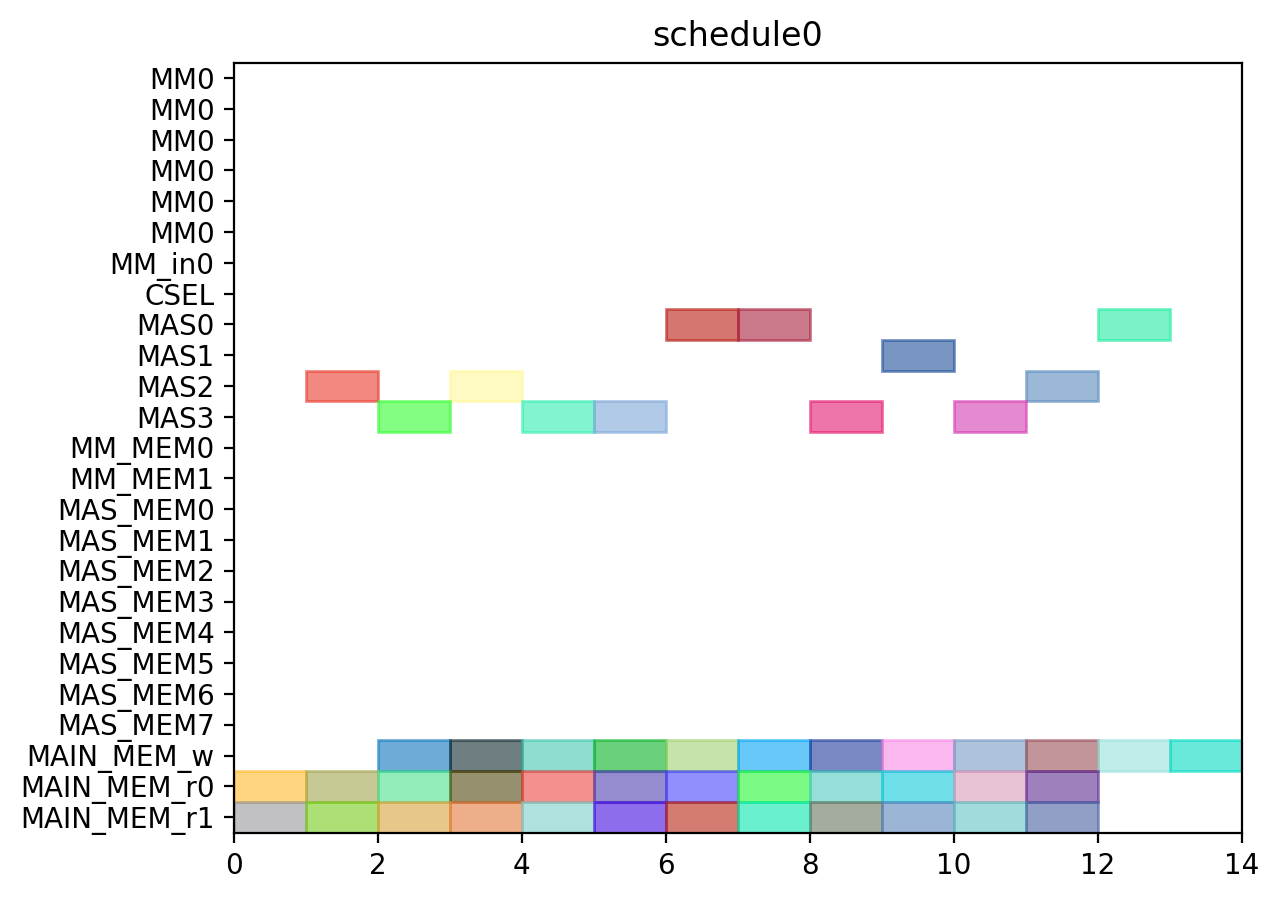

The script that drew this image:
from pyschedule import Scenario, solvers, plotters, alt


def solve():
	horizon = 120
	S = Scenario("schedule0", horizon=horizon)

	# resource
	MM = S.Resources('MM', num=1, size=6)
	MM_in = S.Resources('MM_in', num=1)
	CSEL = S.Resource('CSEL')
	MAS = S.Resources('MAS', num=4, size=1, periods=range(1, horizon))
	MM_MEM = S.Resources('MM_MEM', num=2)
	MAS_MEM = S.Resources('MAS_MEM', num=8)
	MAIN_MEM_w = S.Resource('MAIN_MEM_w', size=1)
	MAIN_MEM_r = S.Resources('MAIN_MEM_r', num=2)

	# result of previous scheduling

	# new tasks
	c000 = S.Task('c000', length=1, delay_cost=1)
	c000 += alt(MAS)
	S += 0<c000

	c000_w = S.Task('c000_w', length=1, delay_cost=1)
	c000_w += alt(MAIN_MEM_w)
	S += c000 <= c000_w

	c000_mem0 = S.Task('c000_mem0', length=1, delay_cost=1)
	c000_mem0 += MAIN_MEM_r[0]
	S += c000_mem0 <= c000

	c000_mem1 = S.Task('c000_mem1', length=1, delay_cost=1)
	c000_mem1 += MAIN_MEM_r[1]
	S += c000_mem1 <= c000

	c001 = S.Task('c001', length=1, delay_cost=1)
	c001 += alt(MAS)
	S += 0<c001

	c001_w = S.Task('c001_w', length=1, delay_cost=1)
	c001_w += alt(MAIN_MEM_w)
	S += c001 <= c001_w

	c001_mem0 = S.Task('c001_mem0', length=1, delay_cost=1)
	c001_mem0 += MAIN_MEM_r[0]
	S += c001_mem0 <= c001

	c001_mem1 = S.Task('c001_mem1', length=1, delay_cost=1)
	c001_mem1 += MAIN_MEM_r[1]
	S += c001_mem1 <= c001

	c010 = S.Task('c010', length=1, delay_cost=1)
	c010 += alt(MAS)
	S += 0<c010

	c010_w = S.Task('c010_w', length=1, delay_cost=1)
	c010_w += alt(MAIN_MEM_w)
	S += c010 <= c010_w

	c010_mem0 = S.Task('c010_mem0', length=1, delay_cost=1)
	c010_mem0 += MAIN_MEM_r[0]
	S += c010_mem0 <= c010

	c010_mem1 = S.Task('c010_mem1', length=1, delay_cost=1)
	c010_mem1 += MAIN_MEM_r[1]
	S += c010_mem1 <= c010

	c011 = S.Task('c011', length=1, delay_cost=1)
	c011 += alt(MAS)
	S += 0<c011

	c011_w = S.Task('c011_w', length=1, delay_cost=1)
	c011_w += alt(MAIN_MEM_w)
	S += c011 <= c011_w

	c011_mem0 = S.Task('c011_mem0', length=1, delay_cost=1)
	c011_mem0 += MAIN_MEM_r[0]
	S += c011_mem0 <= c011

	c011_mem1 = S.Task('c011_mem1', length=1, delay_cost=1)
	c011_mem1 += MAIN_MEM_r[1]
	S += c011_mem1 <= c011

	c100 = S.Task('c100', length=1, delay_cost=1)
	c100 += alt(MAS)
	S += 0<c100

	c100_w = S.Task('c100_w', length=1, delay_cost=1)
	c100_w += alt(MAIN_MEM_w)
	S += c100 <= c100_w

	c100_mem0 = S.Task('c100_mem0', length=1, delay_cost=1)
	c100_mem0 += MAIN_MEM_r[0]
	S += c100_mem0 <= c100

	c100_mem1 = S.Task('c100_mem1', length=1, delay_cost=1)
	c100_mem1 += MAIN_MEM_r[1]
	S += c100_mem1 <= c100

	c101 = S.Task('c101', length=1, delay_cost=1)
	c101 += alt(MAS)
	S += 0<c101

	c101_w = S.Task('c101_w', length=1, delay_cost=1)
	c101_w += alt(MAIN_MEM_w)
	S += c101 <= c101_w

	c101_mem0 = S.Task('c101_mem0', length=1, delay_cost=1)
	c101_mem0 += MAIN_MEM_r[0]
	S += c101_mem0 <= c101

	c101_mem1 = S.Task('c101_mem1', length=1, delay_cost=1)
	c101_mem1 += MAIN_MEM_r[1]
	S += c101_mem1 <= c101

	c110 = S.Task('c110', length=1, delay_cost=1)
	c110 += alt(MAS)
	S += 0<c110

	c110_w = S.Task('c110_w', length=1, delay_cost=1)
	c110_w += alt(MAIN_MEM_w)
	S += c110 <= c110_w

	c110_mem0 = S.Task('c110_mem0', length=1, delay_cost=1)
	c110_mem0 += MAIN_MEM_r[0]
	S += c110_mem0 <= c110

	c110_mem1 = S.Task('c110_mem1', length=1, delay_cost=1)
	c110_mem1 += MAIN_MEM_r[1]
	S += c110_mem1 <= c110

	c111 = S.Task('c111', length=1, delay_cost=1)
	c111 += alt(MAS)
	S += 0<c111

	c111_w = S.Task('c111_w', length=1, delay_cost=1)
	c111_w += alt(MAIN_MEM_w)
	S += c111 <= c111_w

	c111_mem0 = S.Task('c111_mem0', length=1, delay_cost=1)
	c111_mem0 += MAIN_MEM_r[0]
	S += c111_mem0 <= c111

	c111_mem1 = S.Task('c111_mem1', length=1, delay_cost=1)
	c111_mem1 += MAIN_MEM_r[1]
	S += c111_mem1 <= c111

	c200 = S.Task('c200', length=1, delay_cost=1)
	c200 += alt(MAS)
	S += 0<c200

	c200_w = S.Task('c200_w', length=1, delay_cost=1)
	c200_w += alt(MAIN_MEM_w)
	S += c200 <= c200_w

	c200_mem0 = S.Task('c200_mem0', length=1, delay_cost=1)
	c200_mem0 += MAIN_MEM_r[0]
	S += c200_mem0 <= c200

	c200_mem1 = S.Task('c200_mem1', length=1, delay_cost=1)
	c200_mem1 += MAIN_MEM_r[1]
	S += c200_mem1 <= c200

	c201 = S.Task('c201', length=1, delay_cost=1)
	c201 += alt(MAS)
	S += 0<c201

	c201_w = S.Task('c201_w', length=1, delay_cost=1)
	c201_w += alt(MAIN_MEM_w)
	S += c201 <= c201_w

	c201_mem0 = S.Task('c201_mem0', length=1, delay_cost=1)
	c201_mem0 += MAIN_MEM_r[0]
	S += c201_mem0 <= c201

	c201_mem1 = S.Task('c201_mem1', length=1, delay_cost=1)
	c201_mem1 += MAIN_MEM_r[1]
	S += c201_mem1 <= c201

	c210 = S.Task('c210', length=1, delay_cost=1)
	c210 += alt(MAS)
	S += 0<c210

	c210_w = S.Task('c210_w', length=1, delay_cost=1)
	c210_w += alt(MAIN_MEM_w)
	S += c210 <= c210_w

	c210_mem0 = S.Task('c210_mem0', length=1, delay_cost=1)
	c210_mem0 += MAIN_MEM_r[0]
	S += c210_mem0 <= c210

	c210_mem1 = S.Task('c210_mem1', length=1, delay_cost=1)
	c210_mem1 += MAIN_MEM_r[1]
	S += c210_mem1 <= c210

	c211 = S.Task('c211', length=1, delay_cost=1)
	c211 += alt(MAS)
	S += 0<c211

	c211_w = S.Task('c211_w', length=1, delay_cost=1)
	c211_w += alt(MAIN_MEM_w)
	S += c211 <= c211_w

	c211_mem0 = S.Task('c211_mem0', length=1, delay_cost=1)
	c211_mem0 += MAIN_MEM_r[0]
	S += c211_mem0 <= c211

	c211_mem1 = S.Task('c211_mem1', length=1, delay_cost=1)
	c211_mem1 += MAIN_MEM_r[1]
	S += c211_mem1 <= c211

	solvers.mip.solve(S,msg=1,kind='CPLEX',ratio_gap=1.01)

	solution = [['hoge']*len(S.solution()[1]) for i in range(len(S.solution()))]
	for i in range(len(S.solution())):
		for j in range(len(S.solution()[i])):
			solution[i][j]=str(S.solution()[i][j])
	print(solution)

	cycles = int(solution[-1][3])

	pic_file_name = "/home/mfukuda/ABE/multiRAM_multiMAS_16mux/scheduling_result/stage6MM1_stage1MAS4/CONJ/schedule0.png"
	if(S.solution() != []):
		plotters.matplotlib.plot(S,img_filename=pic_file_name, show_task_labels=False, fig_size=(cycles*0.25+3, 5))

	return solution
